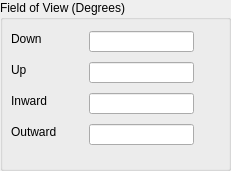
  <widget class="QGroupBox" name="groupBox_2">
   <property name="geometry">
    <rect>
     <x>290</x>
     <y>380</y>
     <width>231</width>
     <height>171</height>
    </rect>
   </property>
   <property name="title">
    <string>Field of View (Degrees)</string>
   </property>
   <widget class="QLabel" name="label_18">
    <property name="geometry">
     <rect>
      <x>11</x>
      <y>31</y>
      <width>70</width>
      <height>16</height>
     </rect>
    </property>
    <property name="minimumSize">
     <size>
      <width>70</width>
      <height>0</height>
     </size>
    </property>
    <property name="maximumSize">
     <size>
      <width>70</width>
      <height>16777215</height>
     </size>
    </property>
    <property name="text">
     <string>Down</string>
    </property>
   </widget>
   <widget class="QLineEdit" name="fovdown">
    <property name="geometry">
     <rect>
      <x>89</x>
      <y>31</y>
      <width>105</width>
      <height>21</height>
     </rect>
    </property>
    <property name="minimumSize">
     <size>
      <width>105</width>
      <height>0</height>
     </size>
    </property>
    <property name="maximumSize">
     <size>
      <width>105</width>
      <height>16777215</height>
     </size>
    </property>
    <property name="focusPolicy">
     <enum>Qt::ClickFocus</enum>
    </property>
    <property name="toolTip">
     <string>&lt;html&gt;&lt;head/&gt;&lt;body&gt;&lt;p&gt;&lt;span style=&quot; font-family:'Libre Franklin','Arial','Helvetica','sans-serif'; font-size:18px; font-weight:300; color:#363940; background-color:#ffffff;&quot;&gt;Field of view downward in degrees&lt;/span&gt;&lt;/p&gt;&lt;/body&gt;&lt;/html&gt;</string>
    </property>
    <property name="text">
     <string/>
    </property>
    <property name="clearButtonEnabled">
     <bool>true</bool>
    </property>
   </widget>
   <widget class="QLabel" name="label_16">
    <property name="geometry">
     <rect>
      <x>11</x>
      <y>62</y>
      <width>70</width>
      <height>16</height>
     </rect>
    </property>
    <property name="minimumSize">
     <size>
      <width>70</width>
      <height>0</height>
     </size>
    </property>
    <property name="maximumSize">
     <size>
      <width>70</width>
      <height>16777215</height>
     </size>
    </property>
    <property name="text">
     <string>Up</string>
    </property>
   </widget>
   <widget class="QLineEdit" name="fovup">
    <property name="geometry">
     <rect>
      <x>89</x>
      <y>62</y>
      <width>105</width>
      <height>21</height>
     </rect>
    </property>
    <property name="minimumSize">
     <size>
      <width>105</width>
      <height>0</height>
     </size>
    </property>
    <property name="maximumSize">
     <size>
      <width>105</width>
      <height>16777215</height>
     </size>
    </property>
    <property name="focusPolicy">
     <enum>Qt::ClickFocus</enum>
    </property>
    <property name="toolTip">
     <string>&lt;html&gt;&lt;head/&gt;&lt;body&gt;&lt;p&gt;&lt;span style=&quot; font-family:'Libre Franklin','Arial','Helvetica','sans-serif'; font-size:18px; font-weight:300; color:#363940; background-color:#ffffff;&quot;&gt;Field of view upward in degrees&lt;/span&gt;&lt;/p&gt;&lt;/body&gt;&lt;/html&gt;</string>
    </property>
    <property name="text">
     <string/>
    </property>
    <property name="clearButtonEnabled">
     <bool>true</bool>
    </property>
   </widget>
   <widget class="QLabel" name="label_17">
    <property name="geometry">
     <rect>
      <x>11</x>
      <y>93</y>
      <width>70</width>
      <height>16</height>
     </rect>
    </property>
    <property name="minimumSize">
     <size>
      <width>70</width>
      <height>0</height>
     </size>
    </property>
    <property name="maximumSize">
     <size>
      <width>70</width>
      <height>16777215</height>
     </size>
    </property>
    <property name="text">
     <string>Inward</string>
    </property>
   </widget>
   <widget class="QLineEdit" name="fovin">
    <property name="geometry">
     <rect>
      <x>89</x>
      <y>93</y>
      <width>105</width>
      <height>21</height>
     </rect>
    </property>
    <property name="minimumSize">
     <size>
      <width>105</width>
      <height>0</height>
     </size>
    </property>
    <property name="maximumSize">
     <size>
      <width>105</width>
      <height>16777215</height>
     </size>
    </property>
    <property name="focusPolicy">
     <enum>Qt::ClickFocus</enum>
    </property>
    <property name="toolTip">
     <string>&lt;html&gt;&lt;head/&gt;&lt;body&gt;&lt;p&gt;&lt;span style=&quot; font-family:'Libre Franklin','Arial','Helvetica','sans-serif'; font-size:18px; font-weight:300; color:#363940; background-color:#ffffff;&quot;&gt;Field of view inward in degrees&lt;/span&gt;&lt;/p&gt;&lt;/body&gt;&lt;/html&gt;</string>
    </property>
    <property name="text">
     <string/>
    </property>
    <property name="clearButtonEnabled">
     <bool>true</bool>
    </property>
   </widget>
   <widget class="QLabel" name="label_19">
    <property name="geometry">
     <rect>
      <x>11</x>
      <y>124</y>
      <width>70</width>
      <height>16</height>
     </rect>
    </property>
    <property name="minimumSize">
     <size>
      <width>70</width>
      <height>0</height>
     </size>
    </property>
    <property name="maximumSize">
     <size>
      <width>70</width>
      <height>16777215</height>
     </size>
    </property>
    <property name="text">
     <string>Outward</string>
    </property>
   </widget>
   <widget class="QLineEdit" name="fovout">
    <property name="geometry">
     <rect>
      <x>89</x>
      <y>124</y>
      <width>105</width>
      <height>21</height>
     </rect>
    </property>
    <property name="minimumSize">
     <size>
      <width>105</width>
      <height>0</height>
     </size>
    </property>
    <property name="maximumSize">
     <size>
      <width>105</width>
      <height>16777215</height>
     </size>
    </property>
    <property name="focusPolicy">
     <enum>Qt::ClickFocus</enum>
    </property>
    <property name="toolTip">
     <string>&lt;html&gt;&lt;head/&gt;&lt;body&gt;&lt;p&gt;&lt;span style=&quot; font-family:'Libre Franklin','Arial','Helvetica','sans-serif'; font-size:18px; font-weight:300; color:#363940; background-color:#ffffff;&quot;&gt;Field of view outward in degrees&lt;/span&gt;&lt;/p&gt;&lt;/body&gt;&lt;/html&gt;</string>
    </property>
    <property name="text">
     <string/>
    </property>
    <property name="clearButtonEnabled">
     <bool>true</bool>
    </property>
   </widget>
  </widget>
